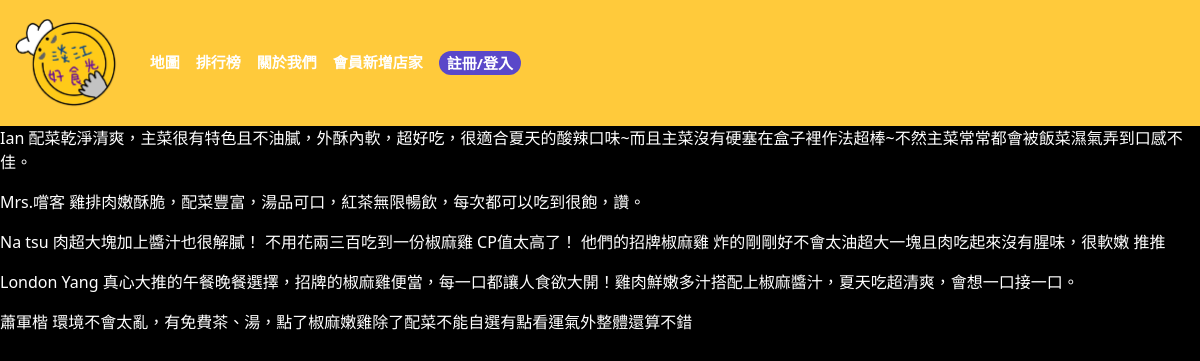
Page /reviewdisplay/4 on the committed database.
### thenewsetupmapandchart/models.py (models this page shows, shortened)
class newsetupFoodmapStore(models.Model):
    ratingcategories_choice = {
        ('4.5分或以上', '4.5分或以上'),
        ('4分或以上', '4分或以上'),
        ('3分或以上', '3分或以上'),
    }
    district_choice = {
        ('淡大校內', '淡大校內'),
        ('大學城', '大學城'),
        ('水源街', '水源街'),
        ('大田寮', '大田寮'),
        ('金雞母', '金雞母'),
    }
    restauranttype_choice = {
        ('健康餐廳', '健康餐廳'),
        ('台式料理店', '台式料理店'),
        ('早午餐店', '早午餐店'),
        ('滷味店', '滷味店'),
        ('義式料理餐廳', '義式料理餐廳'),
        ('炸物店', '炸物店'),
        ('美式料理餐廳', '美式料理餐廳'),
        ('麵食館', '麵食館'),
        ('便當店', '便當店'),
        ('中式料理餐廳', '中式料理餐廳'),
        ('日式料理餐廳', '日式料理餐廳'),
        ('吃到飽餐廳', '吃到飽餐廳'),
        ('串燒烤肉店', '串燒烤肉店'),
        ('冰品飲料店', '冰品飲料店'),
        ('火鍋餐廳', '火鍋餐廳'),
        ('韓式料理餐廳', '韓式料理餐廳'),
        ('素食餐廳', '素食餐廳'),
        ('咖啡廳', '咖啡廳'),
        ('甜品店', '甜品店'),
        ('輕食餐廳', '輕食餐廳'),
        ('自助餐店', '自助餐店'),
        ('排餐餐廳', '排餐餐廳'),
        ('港式料理餐廳', '港式料理餐廳'),
    }
    district = models.CharField(max_length=30, blank=True, null=True, choices=district_choice)
    restaurantname = models.CharField(max_length=250)
    address = models.TextField()
    contactinfo = models.TextField()
    googlereviewlink = models.TextField()
    restaurantcoverphotourl = models.URLField(max_length=300, default='')
    googlemapiframeembeddedcode = models.TextField()
    openingtime = models.TextField()
    latitude = models.FloatField(null=False)
    longitude = models.FloatField(null=False)
    ratingintotaloffive = models.FloatField()
    ratingcategories = models.CharField(max_length=30, blank=True, null=True, choices=ratingcategories_choice)
    restauranttype = models.CharField(max_length=30, blank=True, null=True, choices=restauranttype_choice)
    totalreviewnumber = models.CharField(max_length=300, blank=False, null=False,)
    commentOne = models.TextField()
    commentTwo = models.TextField()
    commentThree = models.TextField()
    commentFour = models.TextField()
    commentFive = models.TextField()
    foodmapmenuOne = models.URLField(max_length=300, default='')
    foodmapmenuTwo = models.URLField(max_length=300, default='')
    foodmapmenuThree = models.URLField(max_length=300, default='')
    foodmapmenuFour = models.URLField(max_length=300, default='')
    foodmapmenuFive = models.URLField(max_length=300, default='')
    foodmapmenuSix = models.URLField(max_length=300, default='')
    foodmapmenuSeven = models.URLField(max_length=300, default='')
    foodmapmenuEight = models.URLField(max_length=300, default='')
    foodmapmenuNine = models.URLField(max_length=300, default='')
    foodmapDishesOne = models.URLField(max_length=300, default='')
    foodmapDishesTwo = models.URLField(max_length=300, default='')
    foodmapDishesThree = models.URLField(max_length=300, default='')

### thenewsetupmapandchart/views.py (the view)
# urls.py: path('reviewdisplay/<int:pk>', views.reviewdisplay, name="reviewdisplay"),
def reviewdisplay(request,pk):
    foodstoresreview = newsetupFoodmapStore.objects.get(id=pk);
    return render(request, 'review.html', {'foodstoresreview': foodstoresreview})

### thenewsetupmapandchart/templates/review.html
{% extends 'thenavbarandbackground.html' %}
{% block content %}
{% load static %}
<div class="reviewOne" style="color:#FFFFFF;">
{% if foodstoresreview.commentOne %}
    <p>{{ foodstoresreview.commentOne }}</p>
{% endif %}
</div>
<div class="reviewTwo" style="color: #FFFFFF;">
{% if foodstoresreview.commentTwo %}
    <p>{{ foodstoresreview.commentTwo }}</p>
{% endif %}
</div>
<div class="reviewThree" style="color: #FFFFFF">
{% if foodstoresreview.commentThree %}
    <p>{{ foodstoresreview.commentThree }}</p>
{% endif %}
</div>
<div class="reviewFour" style="color:#FFFFFF">
{% if foodstoresreview.commentFour %}
    <p>{{ foodstoresreview.commentFour }}</p>
{% endif %}
</div>
<div class="reviewFive" style="color:#FFFFFF">
{% if foodstoresreview.commentFive %}
    <p>{{ foodstoresreview.commentFive }}</p>
{% endif %}
</div>
{% endblock %}

### staticFiles/css/style.css (style rules this page uses)
body { background-color: #000000; }

### rows in the picture
newsetupFoodmapStore: commentOne "Ian 配菜乾淨清爽，主菜很有特色且不油膩，外酥內軟，超好吃，很適合夏天的酸辣口味~而且主菜沒有硬塞在盒子裡作法超棒~不然主菜常常都會被飯菜濕氣弄到口感不佳。", commentTwo "Mrs.嚐客 雞排肉嫩酥脆，配菜豐富，湯品可口，紅茶無限暢飲，每次都可以吃到很飽，讚。", commentThree "Na tsu 肉超大塊加上醬汁也很解膩！ 不用花兩三百吃到一份椒麻雞 CP值太高了！ 他們的招牌椒麻雞 炸的剛剛好不會太油超大一塊且肉吃起來沒有腥味，很軟嫩 推推", commentFour "London Yang 真心大推的午餐晚餐選擇，招牌的椒麻雞便當，每一口都讓人食欲大開！雞肉鮮嫩多汁搭配上椒麻醬汁，夏天吃超清爽，會想一口接一口。", commentFive "蕭軍楷 環境不會太亂，有免費茶、湯，點了椒麻嫩雞除了配菜不能自選有點看運氣外整體還算不錯"
